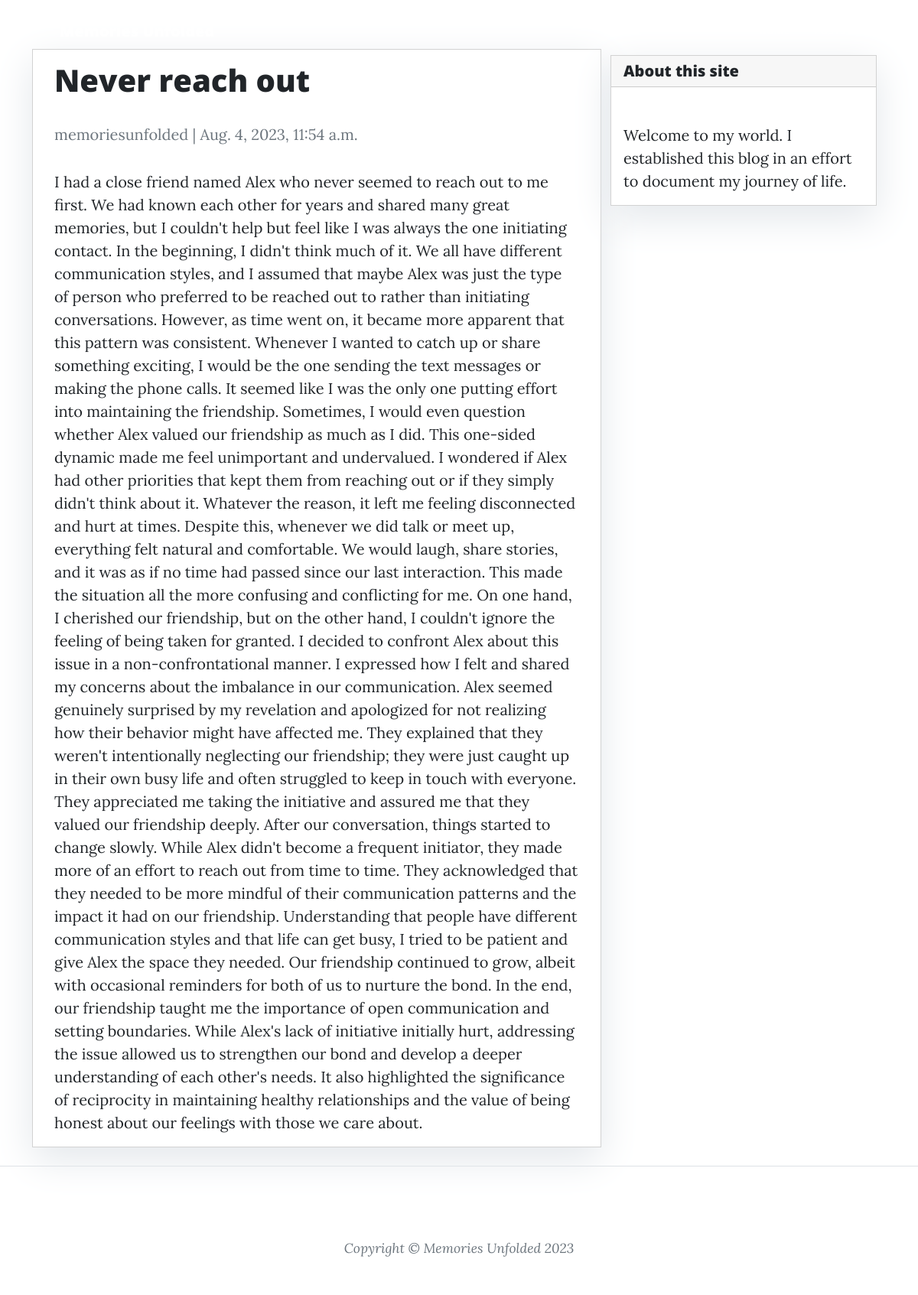
Page /contact/ on the committed database.
### blog/models.py (models this page shows, shortened)
class Post(models.Model):
    title = models.CharField(max_length=300, unique=True)
    slug = models.SlugField(max_length=300, unique=True)
    author = models.ForeignKey(User, on_delete=models.CASCADE, related_name='blog_posts')
    content = models.TextField()
    status = models.IntegerField(choices=STATUS, default=0)
    created_at = models.DateTimeField(auto_now_add=True)
    updated_at = models.DateTimeField(auto_now=True)
    class Meta:
        ordering = ['-created_at']

### blog/views.py (the view)
# urls.py: path('<slug:slug>/', views.PostDetail.as_view(),  name='post_detail'),
class PostDetail(generic.DetailView):
    model = Post
    template_name = 'post_detail.html'

### blog/templates/post_detail.html
{% extends 'base.html' %} {% block content %}
<div class="container">
  <div class="row">
    <div class="col-md-8 card mb-4  mt-3 left  top">
      <div class="card-body">
        <h1>{% block title %} {{ object.title }} {% endblock title %}</h1>
        <p class=" text-muted">{{ post.author }} | {{ post.created_at }}</p>
        <p class="card-text ">{{ object.content | safe }}</p>
      </div>
    </div>
    {% block sidebar %} {% include 'sidebar.html' %} {% endblock sidebar %}
  </div>
</div>
{% endblock content %}

### blog/templates/sidebar.html (style rules this page uses)
.card { box-shadow: 0 16px 48px #E3E7EB; }

### rows in the picture
Post: title "Never reach out", author "memoriesunfolded", created_at "Aug. 4, 2023, 11:54 a.m.", content "I had a close friend named Alex who never seemed to reach out to me first. We had known each other for years and shared many great memories, but I couldn't help but feel like I was always the one initiating contact. In the beginning, I didn't think much of it. We all have different communication styles, and I assumed that maybe Alex was just the type of person who preferred to be reached out to rather than initiating conversations. However, as time went on, it became more apparent that this pattern was consistent. Whenever I wanted to catch up or share something exciting, I would be the one sending the text messages or making the phone calls. It seemed like I was the only one putting effort…"
